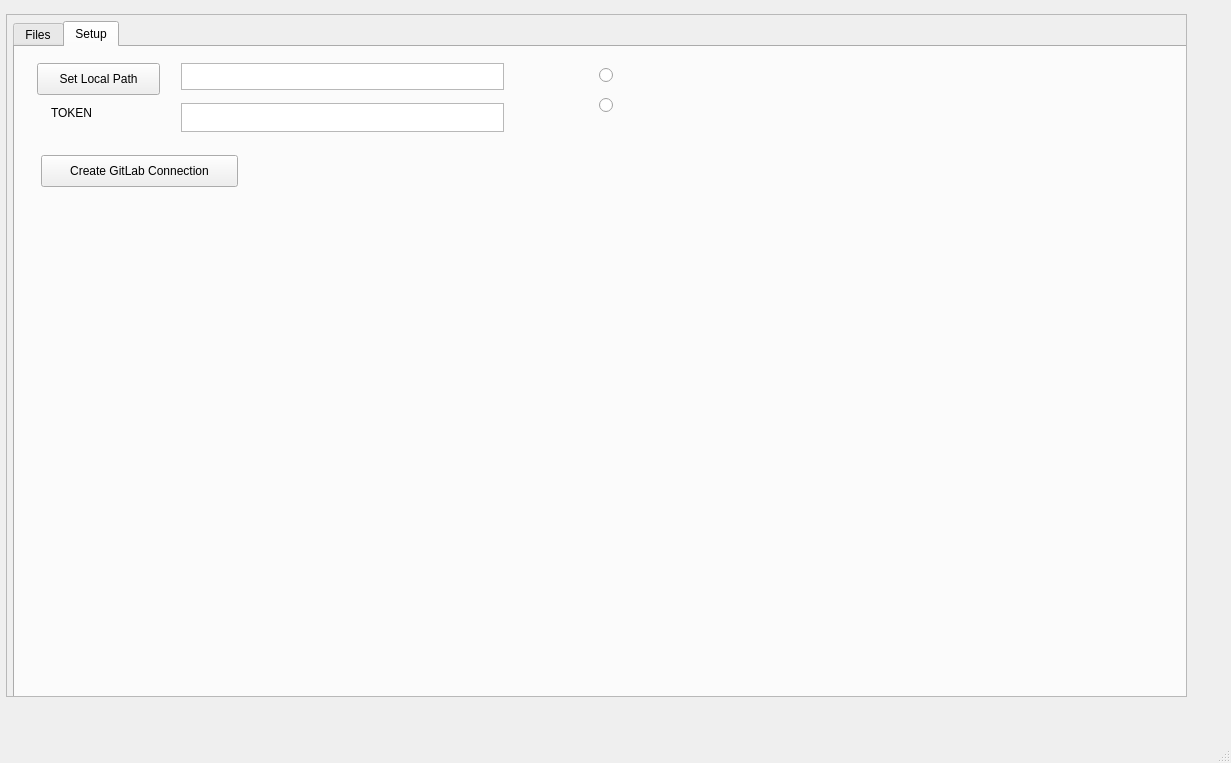
<?xml version="1.0" encoding="UTF-8"?>
<ui version="4.0">
 <class>MainWindow</class>
 <widget class="QMainWindow" name="MainWindow">
  <property name="geometry">
   <rect>
    <x>0</x>
    <y>0</y>
    <width>1231</width>
    <height>763</height>
   </rect>
  </property>
  <property name="windowTitle">
   <string>MainWindow</string>
  </property>
  <widget class="QWidget" name="centralwidget">
   <widget class="QScrollArea" name="log_list">
    <property name="geometry">
     <rect>
      <x>6</x>
      <y>14</y>
      <width>1181</width>
      <height>683</height>
     </rect>
    </property>
    <property name="widgetResizable">
     <bool>true</bool>
    </property>
    <widget class="QWidget" name="scrollAreaWidgetContents">
     <property name="geometry">
      <rect>
       <x>0</x>
       <y>0</y>
       <width>1179</width>
       <height>681</height>
      </rect>
     </property>
     <widget class="QTabWidget" name="tabWidget">
      <property name="geometry">
       <rect>
        <x>6</x>
        <y>6</y>
        <width>1179</width>
        <height>729</height>
       </rect>
      </property>
      <property name="currentIndex">
       <number>1</number>
      </property>
      <widget class="QWidget" name="files">
       <attribute name="title">
        <string>Files</string>
       </attribute>
       <widget class="QTableWidget" name="tb_Repos">
        <property name="enabled">
         <bool>true</bool>
        </property>
        <property name="geometry">
         <rect>
          <x>10</x>
          <y>82</y>
          <width>1163</width>
          <height>323</height>
         </rect>
        </property>
       </widget>
       <widget class="QPlainTextEdit" name="plainTextEdit">
        <property name="geometry">
         <rect>
          <x>10</x>
          <y>414</y>
          <width>1161</width>
          <height>213</height>
         </rect>
        </property>
       </widget>
       <widget class="QPushButton" name="pb_add_all_to_remote">
        <property name="geometry">
         <rect>
          <x>24</x>
          <y>38</y>
          <width>177</width>
          <height>32</height>
         </rect>
        </property>
        <property name="text">
         <string>Add All to Remote</string>
        </property>
       </widget>
       <widget class="QPushButton" name="pb_delete_all_git_local">
        <property name="geometry">
         <rect>
          <x>316</x>
          <y>10</y>
          <width>187</width>
          <height>32</height>
         </rect>
        </property>
        <property name="text">
         <string>Delete All Local Git</string>
        </property>
       </widget>
       <widget class="QPushButton" name="pb_delete_selected_local_git">
        <property name="geometry">
         <rect>
          <x>316</x>
          <y>40</y>
          <width>185</width>
          <height>32</height>
         </rect>
        </property>
        <property name="text">
         <string>Delete Selected Local Git</string>
        </property>
       </widget>
       <widget class="QPushButton" name="pb_get_local_folders">
        <property name="geometry">
         <rect>
          <x>26</x>
          <y>10</y>
          <width>177</width>
          <height>32</height>
         </rect>
        </property>
        <property name="text">
         <string>Get Local Folders</string>
        </property>
       </widget>
      </widget>
      <widget class="QWidget" name="setup">
       <attribute name="title">
        <string>Setup</string>
       </attribute>
       <widget class="QPushButton" name="pb_set_local_path">
        <property name="geometry">
         <rect>
          <x>22</x>
          <y>16</y>
          <width>123</width>
          <height>32</height>
         </rect>
        </property>
        <property name="text">
         <string>Set Local Path</string>
        </property>
       </widget>
       <widget class="QLabel" name="label">
        <property name="geometry">
         <rect>
          <x>36</x>
          <y>58</y>
          <width>43</width>
          <height>16</height>
         </rect>
        </property>
        <property name="text">
         <string>TOKEN</string>
        </property>
       </widget>
       <widget class="QTextEdit" name="te_local_path">
        <property name="geometry">
         <rect>
          <x>166</x>
          <y>16</y>
          <width>323</width>
          <height>27</height>
         </rect>
        </property>
       </widget>
       <widget class="QTextEdit" name="te_token">
        <property name="geometry">
         <rect>
          <x>166</x>
          <y>56</y>
          <width>323</width>
          <height>29</height>
         </rect>
        </property>
       </widget>
       <widget class="QRadioButton" name="rb_siemens_url">
        <property name="geometry">
         <rect>
          <x>584</x>
          <y>18</y>
          <width>381</width>
          <height>20</height>
         </rect>
        </property>
        <property name="text">
         <string/>
        </property>
       </widget>
       <widget class="QRadioButton" name="rb_gitlab_url">
        <property name="geometry">
         <rect>
          <x>584</x>
          <y>48</y>
          <width>381</width>
          <height>20</height>
         </rect>
        </property>
        <property name="text">
         <string/>
        </property>
       </widget>
       <widget class="QPushButton" name="pb_create_connection">
        <property name="geometry">
         <rect>
          <x>26</x>
          <y>108</y>
          <width>197</width>
          <height>32</height>
         </rect>
        </property>
        <property name="text">
         <string>Create GitLab Connection</string>
        </property>
       </widget>
      </widget>
     </widget>
    </widget>
   </widget>
  </widget>
  <widget class="QMenuBar" name="menubar">
   <property name="geometry">
    <rect>
     <x>0</x>
     <y>0</y>
     <width>1231</width>
     <height>24</height>
    </rect>
   </property>
  </widget>
  <widget class="QStatusBar" name="statusbar"/>
 </widget>
 <resources/>
 <connections/>
</ui>
